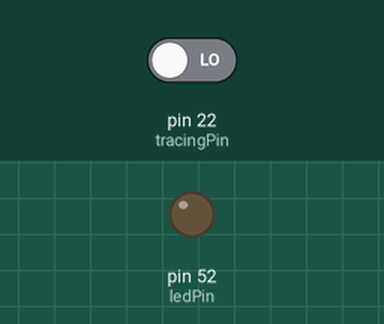
The sketch below on a simulated Arduino Mega 2560, built with avr-gcc and run on an emulated ATmega2560. Parts: output pins drawn as LEDs (lit = HIGH). Inputs (shaded band) come from the test bench; at power-on: pin 22 (tracingPin) LOW.

Above: at 1.2 s.
1.3 s: pin 22 (tracingPin) driven HIGH
At 2.5 s:
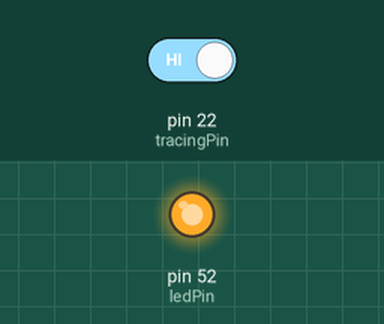
2.8 s: pin 22 (tracingPin) driven LOW
At 3.6 s:
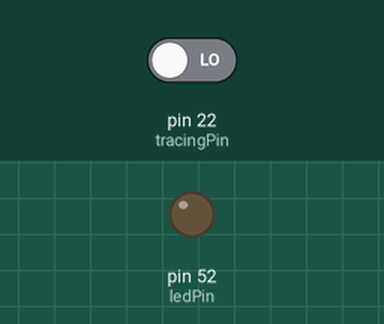
Timing chart, 0 to 5.8 s (numbered marks = the images above; inputs shaded):
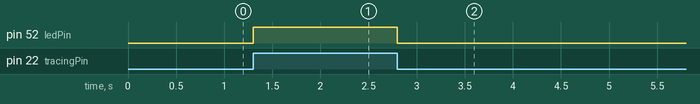

The sketch:

Tracker_Sensor.ino
```cpp
int tracingPin = 22;
int ledPin = 52;

void setup()
{
pinMode(tracingPin, INPUT);
pinMode(ledPin, OUTPUT);
}

void loop()
{
int val = digitalRead(tracingPin);
  if(val == HIGH)
  {
  digitalWrite(ledPin, HIGH);
  }
  else
  {
  digitalWrite(ledPin, LOW);
  }
}
```

Measured:
- after the input at 1.3 s, pin 52 (ledPin): LOW → HIGH at once
- after the input at 2.8 s, pin 52 (ledPin): HIGH → LOW at once
